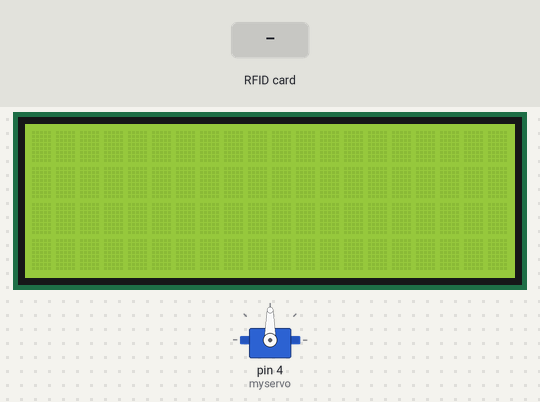
Bench run of a sketch on a simulated Arduino Uno, built with avr-gcc and run on an emulated ATmega328P. On the bench: 20×4 character LCD, servo. The inputs (shaded band) are chosen by the test bench. What the sketch prints to the serial monitor is not drawn.

Above: at 1.3 s.
1.4 s: RFID card 97 2F 03 0A held to the reader
At 2.7 s:
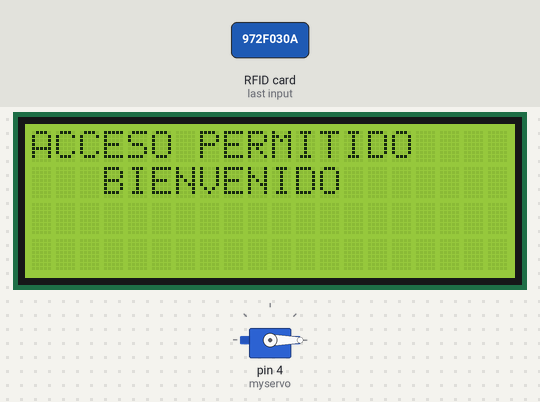
At 4.9 s:
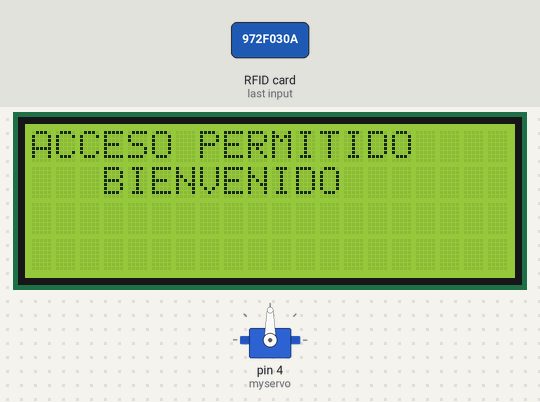
5.9 s: RFID card 5E 7A 19 C4 held to the reader
At 8.5 s:
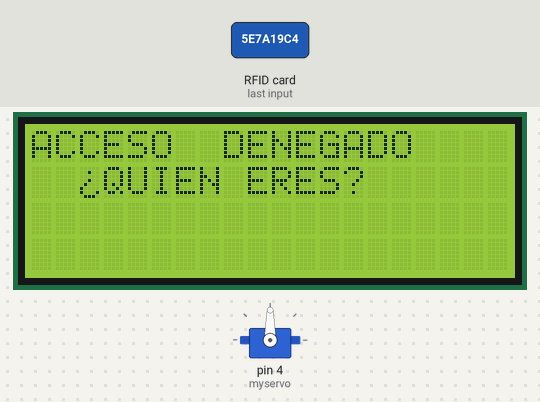
Timing chart, 0 to 10.0 s (numbered marks = the images above; inputs shaded):
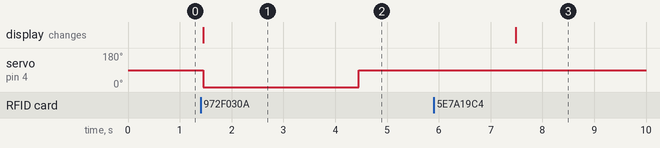

Measured:
- after the input at 1.4 s, servo on pin 4 (myservo): 90° → 0° after 0.05 s, → 90° 3.0 s later; the display: changes after 0.05 s (image 1)
- after the input at 5.9 s, the display: changes after 1.6 s (image 3)

The sketch:

ProyectoArduinoCerraduraRFID.ino
```cpp
#include <SPI.h>
#include <MFRC522.h>
#include <Wire.h>
#include <LiquidCrystal_I2C.h>
#include <Servo.h>

#define SS_PIN 10
#define RST_PIN 9

MFRC522 mfrc522(SS_PIN, RST_PIN);
LiquidCrystal_I2C lcd(0x27,20,4);
Servo myservo;

byte interroChar[] = {
  0x00,
  0x04,
  0x00,
  0x04,
  0x08,
  0x10,
  0x11,
  0x0E
};

int ServoClose= 90;
int ServoOpen= 0;
int EstadoServo= ServoClose;

void setup()
{
  Serial.begin(9600);   // Initiate a serial communication
  SPI.begin();      // Initiate  SPI bus
  lcd.init();
  lcd.backlight();
  lcd.print("hola");
  mfrc522.PCD_Init();   // Initiate MFRC522
  myservo.attach(4);
  myservo.write(EstadoServo);
  Serial.println("Approximate your card to the reader...");
  Serial.println();
  lcd.createChar(0, interroChar);
  lcd.home();

}
void loop()
{
  lcd.clear();
  // Look for new cards
  if ( ! mfrc522.PICC_IsNewCardPresent())
  {
    return;
  }
  // Select one of the cards
  if ( ! mfrc522.PICC_ReadCardSerial())
  {
    return;
  }
  //Show UID on serial monitor
  Serial.print("UID tag :");
  String content= "";
  byte letter;
  for (byte i = 0; i < mfrc522.uid.size; i++)
  {
     Serial.print(mfrc522.uid.uidByte[i] < 0x10 ? " 0" : " ");
     Serial.print(mfrc522.uid.uidByte[i], HEX);
     content.concat(String(mfrc522.uid.uidByte[i] < 0x10 ? " 0" : " "));
     content.concat(String(mfrc522.uid.uidByte[i], HEX));
  }
  Serial.println();
  Serial.print("Message : ");
  content.toUpperCase();
  if (content.substring(1) == "97 2F 03 0A") //change here the UID of the card/cards that you want to give access
  {
    Serial.println("Authorized access");
    lcd.setCursor(0, 0);
    lcd.print("ACCESO PERMITIDO");
    lcd.setCursor(3, 1);
    lcd.print("BIENVENIDO");
    myservo.write(ServoOpen);
    Serial.println();
    delay(3000);
    myservo.write(ServoClose);
    delay(3000);
  }

 else   {
    Serial.println(" Access denied");
    lcd.setCursor(0, 0);
    lcd.print("ACCESO  DENEGADO");
    lcd.setCursor(2, 1);
    lcd.write(0);
    lcd.print("QUIEN ERES?");
    delay(3000);
  }
}
```
